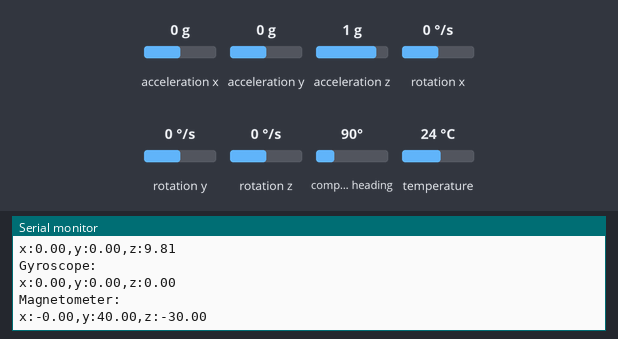
The sketch below on a simulated Arduino Uno, built with avr-gcc and run on an emulated ATmega328P. Shown: the last lines printed to the serial monitor. The test bench sets the inputs (shaded band); at power-on: acceleration x 0 g, acceleration y 0 g, acceleration z 1 g, rotation x 0 °/s, rotation y 0 °/s, rotation z 0 °/s, compass heading 90°, temperature 24 °C.

Above: at 2.2 s.
2.3 s: acceleration x set to -1.4 g
3.8 s: acceleration y set to -1.4 g
5.3 s: acceleration z set to -1.4 g
6.8 s: rotation x set to -192 °/s
At 7.5 s:
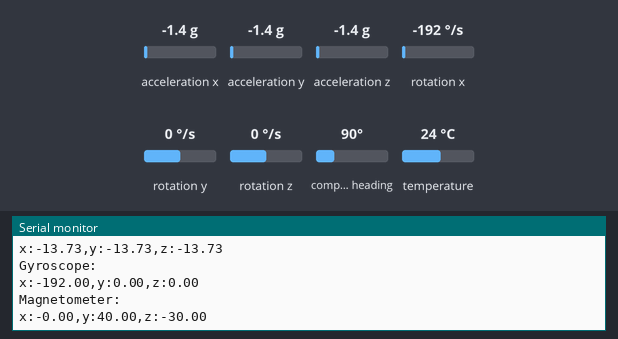
8.3 s: rotation y set to -192 °/s
At 9.1 s:
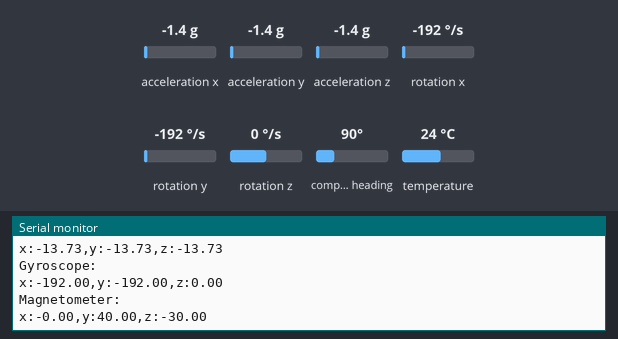
Timing chart, 0 to 10.8 s (numbered marks = the images above; inputs shaded):
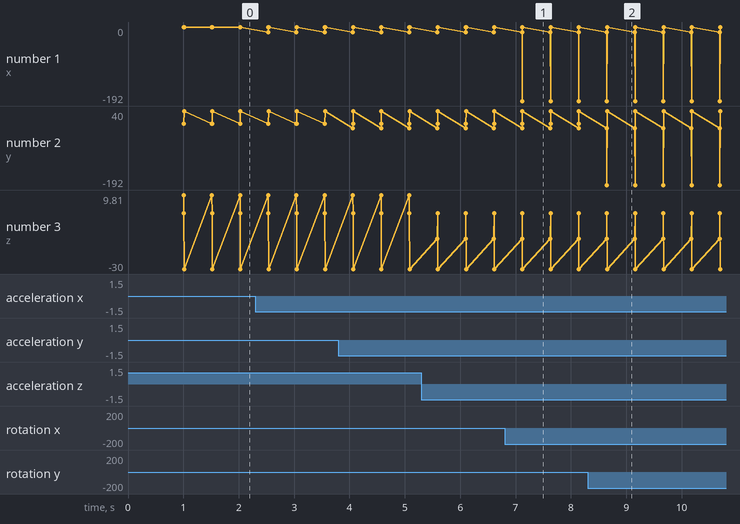

The sketch:

PlotSerialData.ino
```cpp
/*
The built in serial plotter is good, but it limits our ability to control the visualization.
Thw y-axis for example changes continuously in a non-ideal way.

Luckily, we can download software for this
*/

#include <Wire.h>
#include <Adafruit_Sensor.h>
#include <Adafruit_BNO055.h>
#include <utility/imumaths.h>

#define BNO055_SAMPLERATE_DELAY_MS 500 //sample every 100ms, change as needed

Adafruit_BNO055 myIMU = Adafruit_BNO055();  //creating our imu object

void setup()
{
  Serial.begin(115200);
  myIMU.begin();
  delay(1000);
  Serial.println("Setting up now");
  uint8_t temp = myIMU.getTemp();
  Serial.println(temp);
  myIMU.setExtCrystalUse(true); //use the crystal on the board
}

void loop()
{

  imu::Vector<3> acc = myIMU.getVector(Adafruit_BNO055::VECTOR_ACCELEROMETER);
  imu::Vector<3> gyro = myIMU.getVector(Adafruit_BNO055::VECTOR_GYROSCOPE);
  imu::Vector<3> mag = myIMU.getVector(Adafruit_BNO055::VECTOR_MAGNETOMETER);

  Serial.println("Accelerometer:");
  Serial.print("x:");
  Serial.print(acc.x());
  Serial.print(",");
  Serial.print("y:");
  Serial.print(acc.y());
  Serial.print(",");
  Serial.print("z:");
  Serial.print(acc.z());
  Serial.println();

  Serial.println("Gyroscope:");
  Serial.print("x:");
  Serial.print(gyro.x());
  Serial.print(",");
  Serial.print("y:");
  Serial.print(gyro.y());
  Serial.print(",");
  Serial.print("z:");
  Serial.print(gyro.z());
  Serial.println();

  Serial.println("Magnetometer:");
  Serial.print("x:");
  Serial.print(mag.x());
  Serial.print(",");
  Serial.print("y:");
  Serial.print(mag.y());
  Serial.print(",");
  Serial.print("z:");
  Serial.print(mag.z());
  Serial.println();
  delay(BNO055_SAMPLERATE_DELAY_MS);
}
```

Measured:
- after the input at 6.8 s, the serial monitor: prints a new line after 0.32 s (image 1)
- after the input at 8.3 s, the serial monitor: prints a new line after 0.35 s (image 2)
